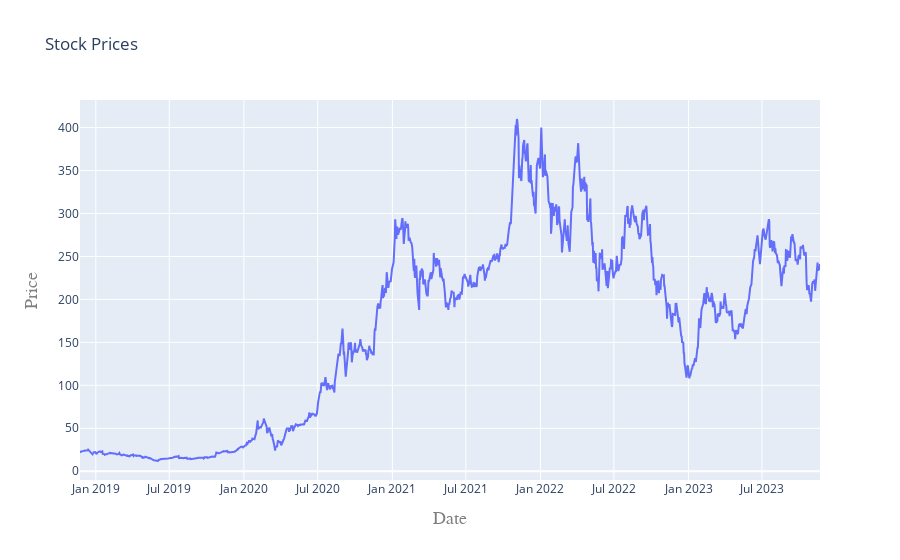

The code cell stored with this chart in its notebook:
### Code cell
iplot(plot)

### Figure 1 — Plotly figure (JSON) as saved in the notebook; plotly's stock layout.template omitted (floating-point values rounded to 4 significant figures; data arrays with more than 128 entries replaced by an {"elided": "..."} marker saying what was removed)
{"data": [{"type": "scatter", "x": {"elided": "1257 str values"}, "y": {"elided": "1257 float values"}}], "layout": {"title": {"text": "Stock Prices"}, "xaxis": {"title": {"font": {"color": "#7f7f7f", "family": "Courier New, monospace", "size": 18}, "text": "Date"}}, "yaxis": {"title": {"font": {"color": "#7f7f7f", "family": "Courier New, monospace", "size": 18}, "text": "Price"}}}}
